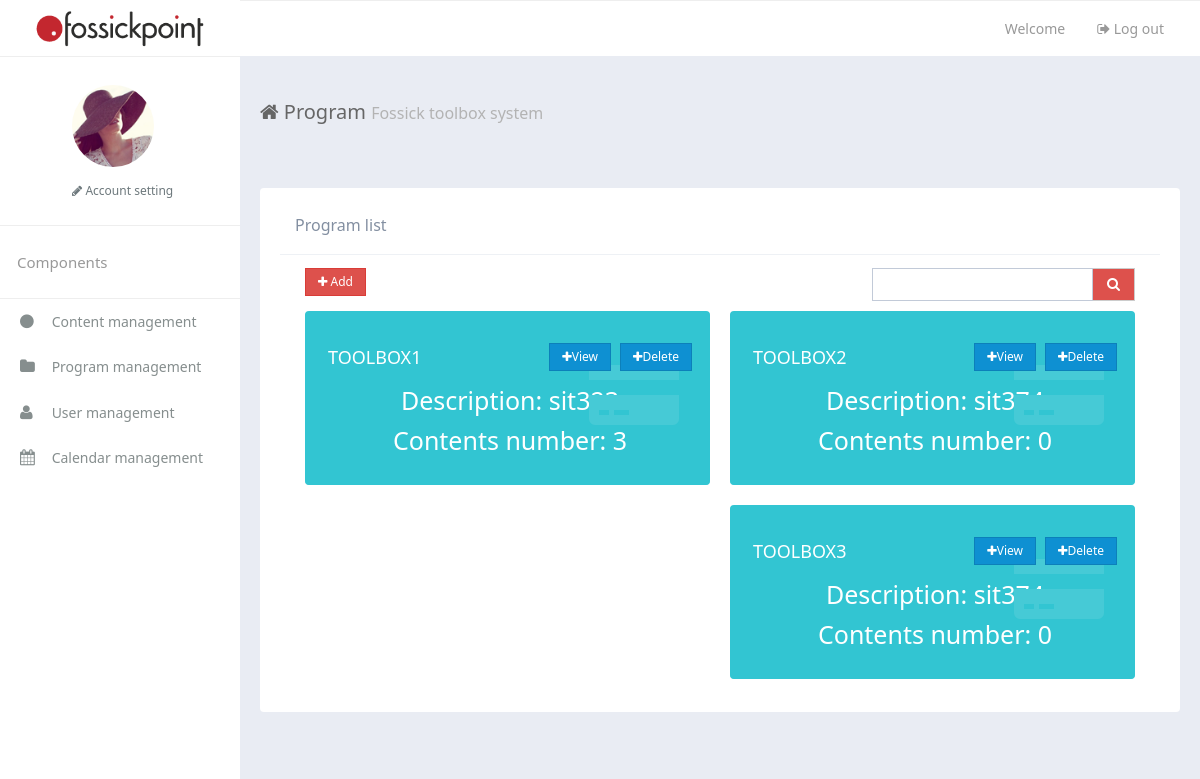
The app's page /toolbox/programs/, older data.
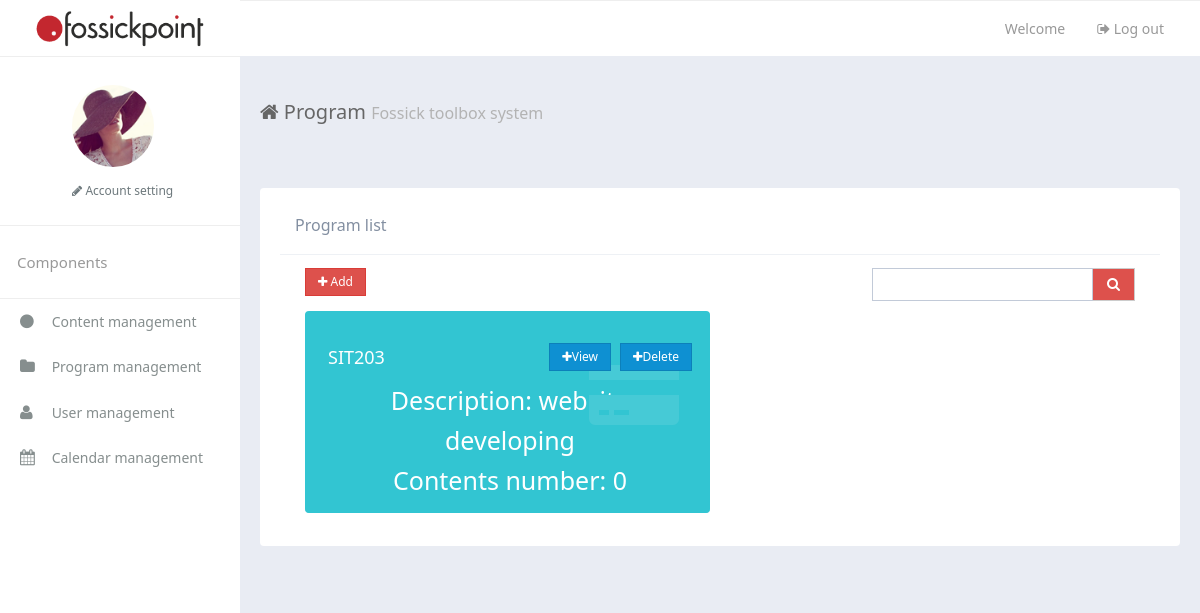
The same page, newer data.
### toolbox/models.py (models this page shows)
class Program(models.Model):
    name = models.CharField(max_length=100)
    describe = models.CharField(max_length=200)
    contentsNumber = models.IntegerField(default=0)

### toolbox/views.py (the view, shortened to what this page needs)
def programs(request):
    programList = Program.objects.all().values()
    context = {'programList':programList}
    return render(request,"toolbox/programs.html", context)

### toolbox/templates/toolbox/programs.html (shortened to what this page needs)
{% extends 'toolbox/_base.html' %} {% load static %}
{% block title %} Program {% endblock %}
{% block main %}
<div class="row-content am-cf">
    <div class="row">
        <div class="am-u-sm-12 am-u-md-12 am-u-lg-12">
            <div class="widget am-cf">
                <div class="widget-head am-cf">
                    <div class="widget-title  am-cf">Program list</div>
                </div>
                <div class="widget-body">
                    <div>
                                    <div class="am-u-sm-12 am-u-md-12 am-u-lg-8">
                        <div class="am-form-group">
                            <div class="am-btn-toolbar">
                                <div class="am-btn-group am-btn-group-xs">
                                    <button type="button" class="am-btn am-btn-default am-btn-danger" id="add">
                                                    <span class="am-icon-plus"></span> Add</button>
                                </div>
                            </div>
                        </div>
                    </div>
                <form>
                                    <div class="am-u-sm-12 am-u-md-12 am-u-lg-4">
                        <div class="am-input-group am-input-group-sm tpl-form-border-form cl-p">
                            <input type="text" class="am-form-field" name="keywordSearch">
                            <span class="am-input-group-btn">
                                <button class="am-btn  am-btn-default am-btn-danger tpl-table-list-field am-icon-search" type="submit" ></button></span>
                        </div>
                    </div>
                    </form>
                        </div>
                    {% if programList %}
                        {% for program in programList %}
                                    <div class="am-u-sm-18 am-u-md-9 am-u-lg-6">
                                        <div class="widget widget-primary am-cf">
                                            <div class="widget-statistic-header" style="font-size:18px">
                            {{program.name}}
                                                <span class="am-btn-group am-btn-group-xs am-fr"  style="padding-left:40px">
                                    <button type="button" class="am-btn am-btn-primary" style="margin-right:10px" onclick="viewProgram('{{program.id}}')"><span class="am-icon-plus"></span>View</button>
                                    <button type="button" class="am-btn am-btn-primary"><span class="am-icon-plus"></span>Delete</button>
                                </span>
                        </div>
                        <div class="widget-statistic-body">
                            <div style="font-size:25px" align = "center">
                                Description: {{program.describe}}
                            </div>
                            <div style="font-size:25px" align = "center">
                                Contents number: {{program.contentsNumber}}
                            </div>
                            <span class="widget-statistic-icon am-icon-credit-card-alt"></span>
                        </div>
                                        </div>
                                    </div>
                        {% endfor %}
                    {% endif %}
</div>
        </div>
    </div>
</div>
{% endblock %}

### toolbox/templates/toolbox/_base.html (shortened to what this page needs)
{% load static %}
{% include 'toolbox/_header.html'%}
</head>
<body data-type="index">
    <div class="am-g tpl-g">
        <header>
            <div class="am-fl tpl-header-logo">
                <a href="javascript:;"><img src="{% static 'toolbox/img/logoa.png' %}" alt=""></a>
            </div>
            <div class="tpl-header-fluid">
                <div class="am-fr tpl-header-navbar">
                    <ul>
                        <li class="am-text-sm tpl-header-navbar-welcome">
                            <a>Welcome  </a>
                        </li>
                        <li class="am-text-sm">
                            <a href="javascript:;">
                                <span class="am-icon-sign-out"></span> Log out
                            </a>
                        </li>
                    </ul>
                </div>
            </div>
        </header>
        <div class="left-sidebar">
            <div class="tpl-sidebar-user-panel" style="padding-left:30%">
                <div class="tpl-user-panel-slide-toggleable">
                    <div class="tpl-user-panel-profile-picture">
                        <img src="{% static 'toolbox/img/user04.png' %}" alt="">
                    </div>
                    <a href="javascript:;" class="tpl-user-panel-action-link"> <span class="am-icon-pencil"></span> Account setting</a>
                </div>
            </div>
            <ul class="sidebar-nav">
                <li class="sidebar-nav-heading">Components</li>
                <li class="sidebar-nav-link">
                    <a href="{% url 'contents' %}" id="contentManagement">
                        <i class="am-icon-circle sidebar-nav-link-logo" ></i> Content management
                    </a>
                </li>
                <li class="sidebar-nav-link">
                    <a href="{% url 'program' %}" id="programManagement">
                        <i class="am-icon-folder sidebar-nav-link-logo" ></i> Program management
                    </a>
                </li>
                <li class="sidebar-nav-link">
                    <a href="{% url 'user' %}" id="userManagement">
                        <i class="am-icon-user sidebar-nav-link-logo"></i> User management
                    </a>
                </li>
                <li class="sidebar-nav-link">
                    <a href="../calendar" id="calendarManagement">
                        <i class="am-icon-calendar sidebar-nav-link-logo"></i> Calendar management
                    </a>
                </li>
            </ul>
        </div>
        <div class="tpl-content-wrapper mainContent">
            <div class="container-fluid am-cf">
                <div class="row">
                    <div class="am-u-sm-12 am-u-md-12 am-u-lg-9">
                        <div class="page-header-heading"><span class="am-icon-home page-header-heading-icon"></span>{% block title %} Home {% endblock %} <small>Fossick toolbox system</small></div>
                    </div>
                </div>
            </div>
            {% block main %}
            {% endblock %}
        </div>
    </div>
{% include 'toolbox/_footer.html'%}

### toolbox/templates/toolbox/_header.html (shortened to what this page needs)
<!DOCTYPE html>
<html lang="en">
<head>
    {% load static %}
    <link rel="stylesheet" href="{% static 'toolbox/css/amazeui.min.css' %}" />
    <link rel="stylesheet" href="{% static 'toolbox/css/amazeui.datatables.min.css' %}" />
    <link rel="stylesheet" href="{% static 'toolbox/css/app.css' %}">

### toolbox/templates/toolbox/_footer.html (shortened to what this page needs)
{% load static %}
</body>
</html>

### toolbox/templates/toolbox/_header.html (style rules this page uses)
.mainContent { background-color: #e9ecf3; }

Row changes from the older to the newer data that the page shows:
removed Program: name "TOOLBOX1", describe "sit323", contentsNumber "3"
removed Program: name "TOOLBOX2", describe "sit374", contentsNumber "0"
removed Program: name "TOOLBOX3", describe "sit374", contentsNumber "0"
added Program: name "SIT203", describe "website developing", contentsNumber "0"
